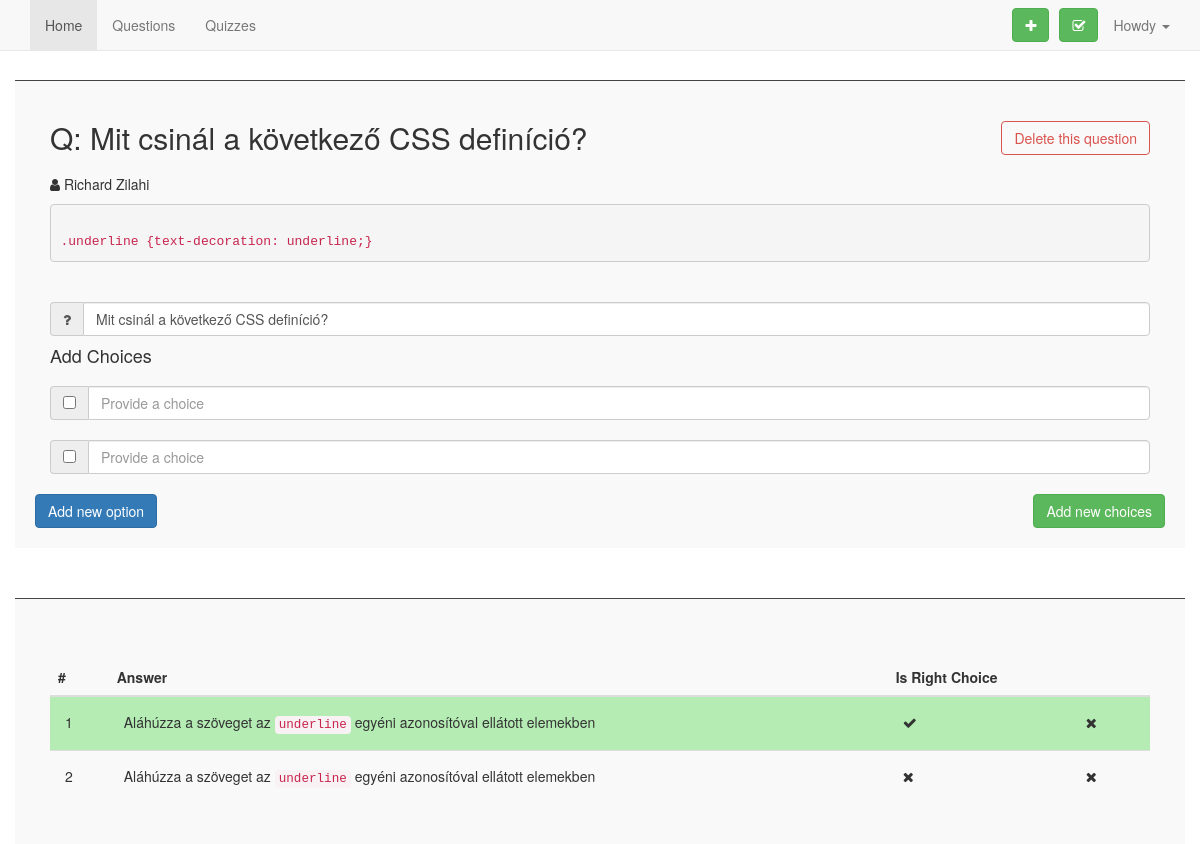
/quiz_db/editquestion.php?id=24, run on the app's committed database.
### tables this page shows
CREATE TABLE `questions` (
  `id` int(11) unsigned NOT NULL,
  `question` varchar(255) DEFAULT NULL,
  `is_active` tinyint(1) DEFAULT NULL,
  `description` varchar(255) NOT NULL,
  `owner` varchar(255) NOT NULL,
  `tags` varchar(255) NOT NULL
);

CREATE TABLE `answers` (
  `id` int(11) unsigned NOT NULL,
  `question_id` int(11) DEFAULT NULL,
  `is_right_choice` tinyint(1) DEFAULT NULL,
  `choice` varchar(255) DEFAULT NULL
);

### quiz_db/MySQL.php (called while the page is built, shortened)
<?php
class MySQL {
    private static $mysql_connection;
    static function connect() {
        $mysqlDatas = require(__DIR__ . "/configClass.php");
        self::$mysql_connection = new mysqli($mysqlDatas["mysql_host"], $mysqlDatas["mysql_username"], $mysqlDatas["mysql_password"], $mysqlDatas["mysql_database"]);
        self::$mysql_connection->set_charset("utf8");
        return mysqli_connect_errno();
    }
    static function getRows($query) {
        $array = array();
        if ( $result = self::$mysql_connection->query($query) ) {
            while ( $row = $result->fetch_object() ) {
                $array[] = $row;
            }
        }
        return $array;
    }
}
?>

### quiz_db/editquestion.php (the view, shortened to what this page needs)
<?php
$questionId = $_GET['id'];
include_once("functions.php");
$currentQuestion = getASpecificQuestion($questionId);
?>
<!DOCTYPE html>
<html>
<head>
    <link rel="stylesheet" href="https://maxcdn.bootstrapcdn.com/bootstrap/3.3.7/css/bootstrap.min.css" />
    <link rel="stylesheet" href="css/questions.css" />
    <link rel="stylesheet" href="https://maxcdn.bootstrapcdn.com/font-awesome/4.7.0/css/font-awesome.min.css" />
</head>
  <body>
    <?php include_once("menu.php"); ?>
    <div class="container">
      <div class="row addnewquestionbox editquestion-container">
        <div id="optioncontainer" class="col-lg-12">
          <h2 data-id="<?php echo $currentQuestion['id']; ?>" id="questionid">Q: <?php echo $currentQuestion['question']; ?>
            <button data-id="<?php echo $questionId;?>" id="deletequestion" class="btn btn-outline-danger pull-right">Delete this question</button>
          </h2>
          <div class="input-group">
            <p>
              <i class="fa fa-user"></i> <?php echo $currentQuestion['owner']; ?>
            </p>
          </div>
          <pre><?php echo $currentQuestion['desc'] ?></pre>
            <?php echo $currentQuestion['tags'] ?>
          <div class="input-group">
            <span class="input-group-addon" id="basic-addon1">
              <i class="fa fa-question"></i>
            </span>
            <input id="question" name="question" type="text" class="form-control" value="<?php echo $currentQuestion['question']; ?>" aria-describedby="basic-addon1">
          </div>
          <h4>Add Choices</h4>
          <div class="input-group">
            <span class="input-group-addon" id="basic-addon1">
              <input data-number="1" type="checkbox" aria-label="">
            </span>
            <input id="choice-1" data-number="1" name="choice-1" type="text" class="form-control" placeholder="Provide a choice" aria-describedby="basic-addon1">
          </div>
          <div class="input-group">
            <span class="input-group-addon" id="basic-addon1">
              <input data-number="2" type="checkbox" aria-label="">
            </span>
            <input id="choice-2" data-number="2" name="choice-2" type="text" class="form-control" placeholder="Provide a choice" aria-describedby="basic-addon1">
          </div>
        </div>
        <div class="input-group pull-left">
          <button id="addnewoption" class="btn btn-primary">Add new option</button>
        </div>
        <div id="submitbutton" class="input-group pull-right">
          <button id="sbmitchoices" class="btn btn-success">Add new choices</button>
        </div>
      </div>
    </div>
    <div class="container">
      <div class="row addnewquestionbox">
        <div id="answerscontainer" class="col-lg-12">
          <table id="questions" class="table table-hover">
            <thead>
              <tr>
                <th>#</th>
                <th>Answer</th>
                <th>Is Right Choice</th>
                <th></th>
              </tr>
            </thead>
            <tbody>
              <?php getAllAnswerForQuestion($questionId);?>
            </tbody>
          </table>
      </div>
    </div>
  </div>
  </body>
</html>

### quiz_db/functions.php (shortened to what this page needs)
<?php
include_once("MySQL.php");
function getASpecificQuestion ($questionId) {
  $getAQuestionSql = "SELECT * FROM `questions` WHERE `id` = $questionId ";
  $rows = MySQL::getRows($getAQuestionSql);
  foreach ($rows as $row ) {
    $id = $row->id;
    $question = $row->question;
    $isActive = $row->is_active;
    $description = $row->description;
    $tags = $row->tags;
    $owner = $row->owner;
    $quizOwner = getUserDetails($owner);
    $tagsArray = explode(",", $tags);
    for ($i=0; $i<count($tagsArray)-1; $i++) {
      $tagsResult .= '<span class="label label-info tags">'.$tagsArray[$i].'</span>';
    }
    $question = array('tags' => $tagsResult, 'question' => $question, 'id' => $id, 'is_active' => $isActive, 'desc' => $description, 'owner' => $quizOwner['fullname']);
  }
  return $question;
}
function getAllAnswerForQuestion ($id) {
  $getAllAnswerForQuestionSql = "SELECT * FROM `answers` WHERE `question_id` = $id  ";
  $rows = MySQL::getRows($getAllAnswerForQuestionSql);
    $count = 0;
  foreach ($rows as $row ) {
    $count++;
    $id = $row->id;
    $choice = $row->choice;
    $isRightChoice = $row->is_right_choice;
    $rightChoiceIcon = getRightChoiceIcon($isRightChoice);
    echo '<tr class="clickable-row '.$rightChoiceIcon['class'].'" data-id="'.$id.'">
    <td>'.$count.'</td>
    <td>'.$choice.'</td>
    <td>'.$rightChoiceIcon['icon'].'</td>
    <td>
    <i class="fa fa-times action-icon"></i>
    </td>
    </tr>
    ';
  }
}
function getRightChoiceIcon ($isRightChoice) {
  if ($isRightChoice) {
    $icon = '<i class="fa fa-check"></i>';
    $class = 'right-choice';
  } else {
    $icon = '<i class="fa fa-times"></i>';
    $class = '';
  }
  $result = array('icon' => $icon, 'class' => $class);
  return $result;
}
function getUserDetails ($username) {
    $getUserDetailsSql = "SELECT * FROM `users` where `username` = '$username' LIMIT 1" ;
    $rows = MySQL::getRows($getUserDetailsSql);
    $firstRow = $rows[0];
    $usersFullname = $firstRow->fullname;
    $result = array('fullname' => $usersFullname, );
    return $result;
}
?>

### quiz_db/css/questions.css (style rules this page uses)
table#questions, #questions { margin-top: 40px; }
.addnewquestionbox { padding: 20px; background-color: #f9f9f9; border-top: 1px solid #444; margin-top: 50px; }
#submitbutton { margin-top: 20px; }
.action-icon { margin-right: 10px; }
.table>tbody>tr>td { padding: 15px; }
.input-group { margin-top: 20px; }
.btn-outline-danger { color: #d9534f; background-image: none; background-color: transparent; border-color: #d9534f }
.right-choice { background-color: #b4ecb4 }
code { color: #c7254e !important; }
.editquestion-container { margin-top: 80px; }

### data on the page
questions: question "Mit csinál a következő CSS definíció?", description ".underline {text-decoration: underline;}"
answers: choice "Aláhúzza a szöveget az underline egyéni azonosítóval ellátott elemekben", is_right_choice 1 (drawn)
answers: choice "Aláhúzza a szöveget az underline egyéni azonosítóval ellátott elemekben", is_right_choice 0 (drawn)

### other printed values
$currentQuestion['owner'] "Richard Zilahi"
